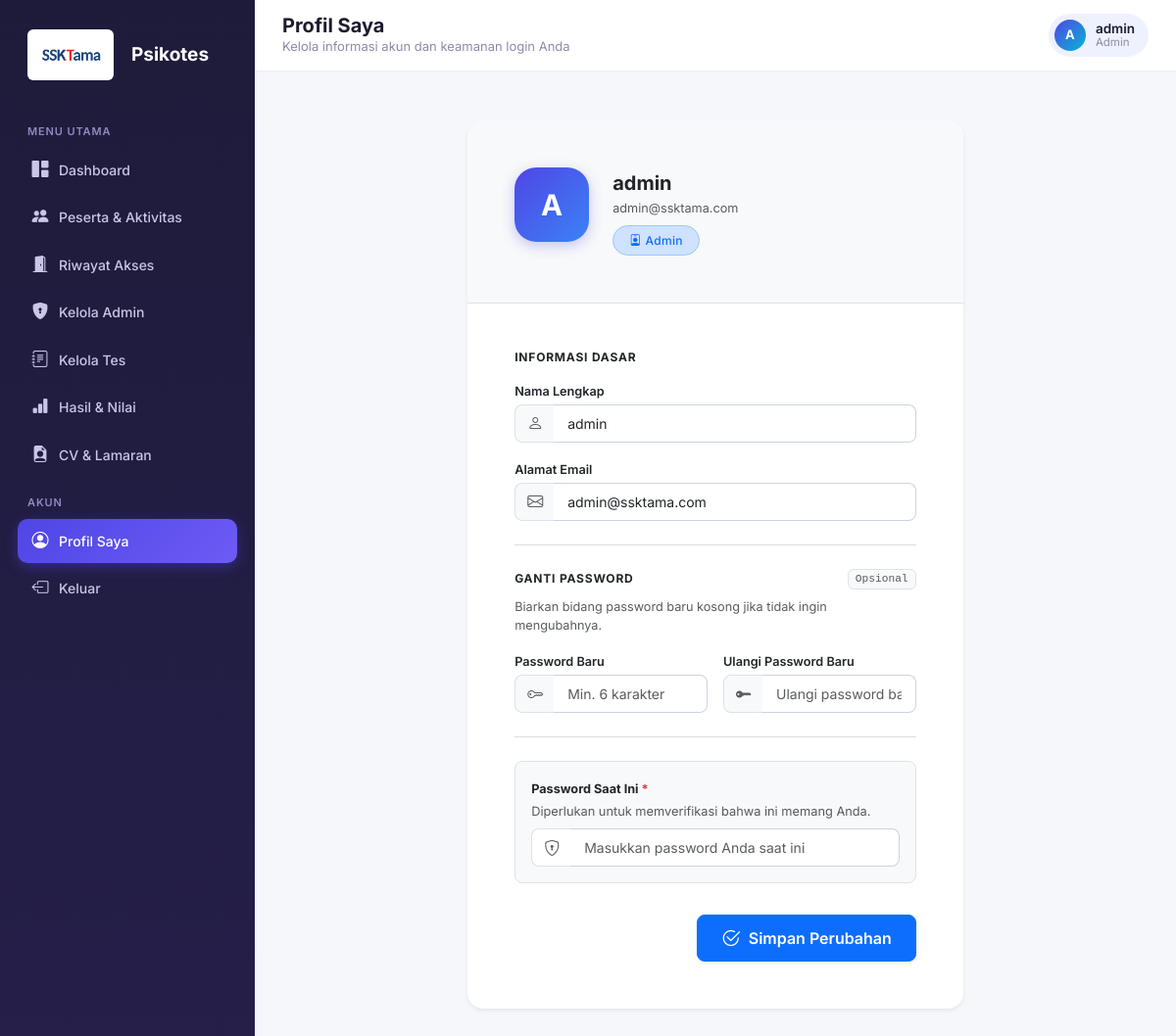
Page /admin/profil.php (signed in) on the committed database.
### tables this page shows
CREATE TABLE `users` (
  `id` int NOT NULL,
  `nama` varchar(150) NOT NULL,
  `jabatan_dilamar` varchar(150) DEFAULT NULL,
  `tanggal_lahir` date DEFAULT NULL,
  `batas_waktu_menit` int DEFAULT NULL,
  `aktif_mulai` datetime DEFAULT NULL,
  `aktif_sampai` datetime DEFAULT NULL,
  `email` varchar(150) NOT NULL,
  `password` varchar(255) NOT NULL,
  `reset_token` varchar(64) DEFAULT NULL,
  `reset_expires` datetime DEFAULT NULL,
  `role` enum('admin','peserta') NOT NULL DEFAULT 'peserta',
  `foto` varchar(255) DEFAULT NULL,
  `status` enum('aktif','nonaktif','gugur') NOT NULL DEFAULT 'aktif',
  `created_at` timestamp NULL DEFAULT CURRENT_TIMESTAMP
);

### admin/profil.php (called while the page is built, shortened)
<?php
require_once __DIR__ . '/../includes/functions.php';
$activeMenu = 'profil';
require __DIR__ . '/../includes/profil_page.php';

### includes/functions.php (called while the page is built, shortened)
<?php
require_once __DIR__ . '/../config/database.php';
function isLoggedIn(): bool {
    return isset($_SESSION['user_id']);
}
function currentUser(): ?array {
    static $user = null;
    if ($user === null) {
        $stmt = getDB()->prepare("SELECT * FROM users WHERE id = ?");
        $stmt->execute([$_SESSION['user_id']]);
        $user = $stmt->fetch();
    }
    return $user;
}
function e(?string $str): string {
    return htmlspecialchars($str ?? '', ENT_QUOTES, 'UTF-8');
}

### config/database.php (called while the page is built, shortened)
<?php
function getDB() {
    static $pdo = null;
    if ($pdo === null) {
        try {
            $pdo = new PDO(
                "mysql:host=" . DB_HOST . ";dbname=" . DB_NAME . ";charset=utf8mb4",
                DB_USER,
                DB_PASS,
                [
                    PDO::ATTR_ERRMODE            => PDO::ERRMODE_EXCEPTION,
                    PDO::ATTR_DEFAULT_FETCH_MODE => PDO::FETCH_ASSOC,
                    PDO::ATTR_EMULATE_PREPARES   => false,
                ]
            );
        } catch (PDOException $e) {
            die('Koneksi database gagal: ' . $e->getMessage());
        }
    }
    return $pdo;
}

### includes/profil_page.php (the view, shortened to what this page needs)
<?php
$user = currentUser();
$pageTitle = 'Profil Saya';
$pageDesc  = 'Kelola informasi akun dan keamanan login Anda';
include __DIR__ . '/layout_top.php';
?>
<div class="row justify-content-center my-3 my-md-4">
    <div class="col-12 col-md-10 col-lg-8 col-xl-7">
        <div class="card border-0 shadow-sm rounded-4 overflow-hidden bg-white card-anim">
            <div class="p-4 p-sm-5 bg-light border-bottom position-relative">
                <div class="d-flex flex-column flex-sm-row align-items-center align-items-sm-start text-center text-sm-start gap-3 gap-sm-4">
                    <div class="avatar-interactive flex-shrink-0">
                        <?= e(strtoupper(substr($user['nama'], 0, 1))) ?>
                    </div>
                    <div class="pt-1">
                        <h4 class="fw-bold text-dark mb-1 fs-5 fs-sm-4"><?= e($user['nama']) ?></h4>
                        <p class="text-muted small mb-2"><?= e($user['email']) ?></p>
                        <span class="badge bg-primary-subtle text-primary border border-primary-subtle rounded-pill px-3 py-2 fw-medium text-capitalize" style="font-size: 0.75rem; letter-spacing: 0.3px;">
                            <i class="bi bi-person-badge me-1"></i><?= e($_SESSION['role']) ?>
                        </span>
                    </div>
                </div>
            </div>
            <div class="card-body p-4 p-sm-5">
                <form method="post" autocomplete="off">
                    <div class="mb-4">
                        <h6 class="fw-bold text-dark mb-3 text-uppercase fs-7 text-secondary" style="letter-spacing: 0.8px; font-size: 0.75rem;">Informasi Dasar</h6>
                        <div class="row g-3">
                            <div class="col-12">
                                <label class="form-label small fw-semibold text-dark mb-1">Nama Lengkap</label>
                                <div class="input-group">
                                    <span class="input-group-text input-group-text-modern bg-light border-end-0 rounded-start-3 text-muted"><i class="bi bi-person"></i></span>
                                    <input type="text" name="nama" class="form-control form-control-modern border-start-0 rounded-end-3 py-2" required
                                           value="<?= e($_POST['nama'] ?? $user['nama']) ?>" placeholder="Masukkan nama lengkap">
                                </div>
                            </div>
                            <div class="col-12">
                                <label class="form-label small fw-semibold text-dark mb-1">Alamat Email</label>
                                <div class="input-group">
                                    <span class="input-group-text input-group-text-modern bg-light border-end-0 rounded-start-3 text-muted"><i class="bi bi-envelope"></i></span>
                                    <input type="email" name="email" class="form-control form-control-modern border-start-0 rounded-end-3 py-2" required
                                           value="<?= e($_POST['email'] ?? $user['email']) ?>" placeholder="nama@email.com">
                                </div>
                            </div>
                        </div>
                    </div>
                    <hr class="my-4 text-secondary opacity-25">
                    <div class="mb-4">
                        <div class="d-flex align-items-center justify-content-between mb-2">
                            <h6 class="fw-bold text-dark mb-0 text-uppercase fs-7 text-secondary" style="letter-spacing: 0.8px; font-size: 0.75rem;">Ganti Password</h6>
                            <span class="badge bg-light text-muted border font-monospace fw-normal" style="font-size: 0.7rem;">Opsional</span>
                        </div>
                        <p class="text-muted small mb-3">
                            Biarkan bidang password baru kosong jika tidak ingin mengubahnya.
                        </p>
                        <div class="row g-3 mb-3">
                            <div class="col-12 col-md-6">
                                <label class="form-label small fw-semibold text-dark mb-1">Password Baru</label>
                                <div class="input-group">
                                    <span class="input-group-text input-group-text-modern bg-light border-end-0 rounded-start-3 text-muted"><i class="bi bi-key"></i></span>
                                    <input type="password" name="password_baru" class="form-control form-control-modern border-start-0 rounded-end-3 py-2" placeholder="Min. 6 karakter">
                                </div>
                            </div>
                            <div class="col-12 col-md-6">
                                <label class="form-label small fw-semibold text-dark mb-1">Ulangi Password Baru</label>
                                <div class="input-group">
                                    <span class="input-group-text input-group-text-modern bg-light border-end-0 rounded-start-3 text-muted"><i class="bi bi-key-fill"></i></span>
                                    <input type="password" name="password_ulang" class="form-control form-control-modern border-start-0 rounded-end-3 py-2" placeholder="Ulangi password baru">
                                </div>
                            </div>
                        </div>
                    </div>
                    <hr class="my-4 text-secondary opacity-25">
                    <div class="mb-4 p-3 bg-light rounded-3 border security-box">
                        <label class="form-label small fw-bold text-dark mb-1">
                            Password Saat Ini <span class="text-danger">*</span>
                        </label>
                        <p class="text-muted extra-small mb-2" style="font-size: 0.8rem;">Diperlukan untuk memverifikasi bahwa ini memang Anda.</p>
                        <div class="input-group">
                            <span class="input-group-text input-group-text-modern bg-white border-end-0 rounded-start-3 text-muted"><i class="bi bi-shield-lock"></i></span>
                            <input type="password" name="password_saat_ini" class="form-control form-control-modern border-start-0 rounded-end-3 py-2" required
                                   placeholder="Masukkan password Anda saat ini">
                        </div>
                    </div>
                    <div class="d-grid d-sm-flex justify-content-sm-end pt-2">
                        <button type="submit" class="btn btn-primary rounded-3 px-4 py-2 fw-semibold shadow-sm d-inline-flex align-items-center justify-content-center gap-2 btn-action">
                            <i class="bi bi-check2-circle fs-5"></i> Simpan Perubahan
                        </button>
                    </div>
                </form>
            </div>
        </div>
    </div>
</div>
<?php include __DIR__ . '/layout_bottom.php'; ?>

### includes/layout_top.php (shortened to what this page needs)
<?php
$user = currentUser();
$role = $_SESSION['role'];
$rootPrefix = '../';
?>
<!DOCTYPE html>
<html lang="id">
<head>
<link rel="stylesheet" href="https://cdn.jsdelivr.net/npm/bootstrap@5.3.3/dist/css/bootstrap.min.css">
<link rel="stylesheet" href="https://cdn.jsdelivr.net/npm/bootstrap-icons@1.11.3/font/bootstrap-icons.css">
<link rel="stylesheet" href="<?= $rootPrefix ?>assets/css/style.css">
</head>
<body>
<div class="app-shell">
    <aside class="sidebar" id="sidebar">
        <div class="sidebar-brand">
    <img src="../assets/Logo SSKtama Fiks Revisi (1).png" alt="Logo Psikotes" style="height: 52px; width: auto; vertical-align: middle; margin-right: 8px; background: #ffffff; padding: 4px 8px; border-radius: 6px;">
    Psikotes<span style="color:#a6a0f7;"></span>
</div>
        <?php if ($role === 'admin'): ?>
            <div class="nav-section-title">Menu Utama</div>
            <a href="<?= $rootPrefix ?>admin/dashboard.php" class="nav-link <?= ($activeMenu ?? '') === 'dashboard' ? 'active' : '' ?>">
                <i class="bi bi-grid-1x2-fill"></i> Dashboard
            </a>
            <a href="<?= $rootPrefix ?>admin/peserta.php" class="nav-link <?= ($activeMenu ?? '') === 'peserta' ? 'active' : '' ?>">
                <i class="bi bi-people-fill"></i> Peserta &amp; Aktivitas
            </a>
            <a href="<?= $rootPrefix ?>admin/riwayat_akses.php" class="nav-link <?= ($activeMenu ?? '') === 'riwayat_akses' ? 'active' : '' ?>">
                <i class="bi bi-door-open-fill"></i> Riwayat Akses
            </a>
            <a href="<?= $rootPrefix ?>admin/kelola_admin.php" class="nav-link <?= ($activeMenu ?? '') === 'kelola_admin' ? 'active' : '' ?>">
                <i class="bi bi-shield-lock-fill"></i> Kelola Admin
            </a>
            <a href="<?= $rootPrefix ?>admin/tes.php" class="nav-link <?= ($activeMenu ?? '') === 'tes' ? 'active' : '' ?>">
                <i class="bi bi-journal-text"></i> Kelola Tes
            </a>
            <a href="<?= $rootPrefix ?>admin/hasil.php" class="nav-link <?= ($activeMenu ?? '') === 'hasil' ? 'active' : '' ?>">
                <i class="bi bi-bar-chart-fill"></i> Hasil &amp; Nilai
            </a>
            <a href="<?= $rootPrefix ?>admin/lamaran.php" class="nav-link <?= ($activeMenu ?? '') === 'lamaran' ? 'active' : '' ?>">
                <i class="bi bi-file-earmark-person-fill"></i> CV &amp; Lamaran
            </a>
            <div class="nav-section-title">Akun</div>
            <a href="<?= $rootPrefix ?>admin/profil.php" class="nav-link <?= ($activeMenu ?? '') === 'profil' ? 'active' : '' ?>">
                <i class="bi bi-person-circle"></i> Profil Saya
            </a>
            <a href="#" onclick="confirmLogout(event, '<?= $rootPrefix ?>logout.php')" class="nav-link">
                <i class="bi bi-box-arrow-left"></i> Keluar
            </a>
        <?php endif; ?>
    </aside>
    <div class="main-content">
        <div class="topbar">
            <div class="d-flex align-items-center gap-2">
                <div>
                    <h5><?= e($pageTitle ?? '') ?></h5>
                    <?php if (!empty($pageDesc)): ?><div class="page-desc"><?= e($pageDesc) ?></div><?php endif; ?>
                </div>
            </div>
            <div class="user-chip">
                <div class="avatar"><?= e(strtoupper(substr($user['nama'], 0, 1))) ?></div>
                <div style="line-height:1.2;">
                    <div style="font-weight:600; font-size:13.5px;"><?= e($user['nama']) ?></div>
                    <div style="font-size:11.5px; color:var(--muted); text-transform:capitalize;"><?= e($role) ?></div>
                </div>
            </div>
        </div>
        <div class="content-wrap">

### assets/css/style.css (style rules this page uses)
:root { --brand: #4f46e5; --brand-dark: #4338ca; --brand-light: #eef2ff; --accent: #06b6d4; --success: #10b981; --warning: #f59e0b; --danger: #ef4444; --bg: #f6f7fb; --card: #ffffff; --text: #1e1b2e; --muted: #8b8ca7; --border: #edeef5; --radius: 16px; }
* { box-sizing: border-box; }
body { background: var(--bg); font-family: "Inter", -apple-system, BlinkMacSystemFont, "Segoe UI", sans-serif; color: var(--text); font-size: 14.5px; }
a { text-decoration: none; }
.app-shell { display: flex; min-height: 100vh; }
.sidebar { width: 260px; flex-shrink: 0; background: linear-gradient(180deg, #1e1b3a 0%, #251f4a 100%); color: #fff; padding: 24px 18px; position: fixed; top: 0; bottom: 0; left: 0; overflow-y: auto; }
.sidebar-brand { display: flex; align-items: center; gap: 10px; padding: 6px 10px 26px 10px; font-weight: 700; font-size: 19px; color: #fff; }
.nav-section-title { text-transform: uppercase; font-size: 11px; letter-spacing: 0.08em; color: #8f8ac0; margin: 18px 10px 8px; font-weight: 600; }
.sidebar .nav-link { color: #c9c6e6; padding: 10px 14px; border-radius: 10px; display: flex; align-items: center; gap: 10px; font-weight: 500; margin-bottom: 3px; font-size: 14px; transition: all 0.15s ease; }
.sidebar .nav-link.active { background: linear-gradient(135deg, var(--brand), #6d5bf5); color: #fff; box-shadow: 0 4px 14px rgba(79, 70, 229, 0.4); }
.sidebar .nav-link i { font-size: 17px; width: 18px; text-align: center; }
.main-content { margin-left: 260px; flex: 1; min-width: 0; }
.topbar { background: var(--card); padding: 14px 28px; display: flex; align-items: center; justify-content: space-between; border-bottom: 1px solid var(--border); position: sticky; top: 0; z-index: 20; }
.topbar h5 { margin: 0; font-weight: 700; }
.topbar .page-desc { color: var(--muted); font-size: 13px; }
.content-wrap { padding: 26px 28px 60px; }
.user-chip { display: flex; align-items: center; gap: 10px; background: var(--brand-light); padding: 6px 14px 6px 6px; border-radius: 30px; }
.user-chip .avatar { width: 32px; height: 32px; border-radius: 50%; background: linear-gradient(135deg, var(--brand), var(--accent)); color: #fff; display: flex; align-items: center; justify-content: center; font-weight: 700; font-size: 13px; }
.form-control-modern { border: 1px solid var(--border); border-radius: 10px; padding: 11px 14px; width: 100%; font-size: 14px; }

### includes/profil_page.php (style rules this page uses)
.card-anim { animation: fadeInUp 0.5s cubic-bezier(0.16, 1, 0.3, 1) both; }
.avatar-interactive { width: 76px; height: 76px; font-size: 1.85rem; background: linear-gradient(135deg, #4f46e5 0%, #3b82f6 100%); color: #fff; border-radius: 22px; display: flex; align-items: center; justify-content: center; font-weight: 700; transition: transform 0.3s cubic-bezier(0.34, 1.56, 0.64, 1), box-shadow 0.3s ease; box-shadow: 0 4px 14px rgba(79, 70, 229, 0.3); }
.form-control-modern { border-color: #cbd5e1; transition: all 0.2s ease; }
.input-group-text-modern { transition: background-color 0.2s ease, border-color 0.2s ease, color 0.2s ease; }
.btn-action { transition: all 0.2s cubic-bezier(0.4, 0, 0.2, 1); }
.security-box { transition: background-color 0.2s ease, border-color 0.2s ease; }

### rows in the picture
users: nama "A", nama "admin", nama "Admin", email "admin@ssktama.com"

### other values in the picture
$pageTitle "Profil Saya"
$pageDesc "Kelola informasi akun dan keamanan login Anda"
$_SESSION['role'] "Admin"
